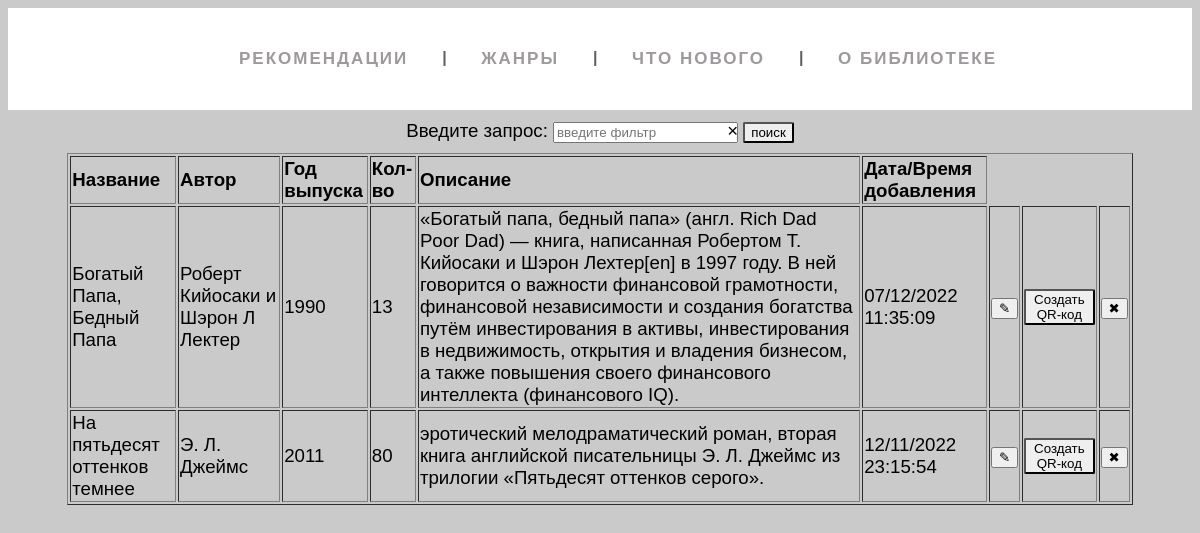
Screenshot of /booklist (signed in) with the database file from the repository.
### tables this page shows
CREATE TABLE mainmenu (
id integer PRIMARY KEY AUTOINCREMENT,
title next NOT NULL,
url text NOT NULL
);

CREATE TABLE "books" (
	"id"	integer,
	"btitle"	TEXT NOT NULL,
	"author"	TEXT NOT NULL,
	"year"	INTEGER NOT NULL,
	"number"	INTEGER NOT NULL,
	"descript"	TEXT NOT NULL,
	"dt_string"	TEXT NOT NULL,
	"book_picture"	TEXT,
	PRIMARY KEY("id" AUTOINCREMENT)
);

### flsite.py (the view, shortened to what this page needs)
@app.route('/booklist', methods=["POST", "GET"])
@login_required
def booklist():
    if current_user.get_role() != 'admin':
        return redirect('recommended')
    post_req = request.args.get('qr')
    if request.method == 'POST' and 'id' in request.form:
        del_id = request.form['id']
        dbase.delete_book_function(del_id)  # Функция удаления #
    elif request.method == 'GET' and post_req != None:
        link = dbase.QR_maker(post_req)
        print('Качнём:', link)
        return render_template('booklist.html', menu=dbase.getMenu(),
            restrictions=dbase.booklist_function(), link=link, qr=int(post_req))
    return render_template('booklist.html', menu=dbase.getMenu(), restrictions=dbase.booklist_function())

### FDataBase.py (called while the page is built)
    def getMenu(self):
        sql = '''SELECT * FROM mainmenu'''
        try:
            self.__cur.execute(sql)
            res = self.__cur.fetchall()
            if res:
                return res
        except:
            print('Ошибка чтения БД (menu)')
        return []

    def booklist_function(self):
        try:
            self.__cur.execute("""SELECT * FROM books""")
            results = self.__cur.fetchall()
            if results:
                return results
        except:
            print('Ошибка чтения БД (books)')
        return ['Пустота']

    def getUser(self, user_id):
        try:
            self.__cur.execute(f"SELECT * FROM users WHERE id = {user_id} LIMIT 1")
            res = self.__cur.fetchone()
            if not res:
                print("Пользователь не найден")
                return False
            return res
        except sqlite3.Error as e:
            print("Ошибка получения данных из БД " + str(e))
        return False

### UserLogin.py (called while the page is built)
    def fromDB(self, user_id, db):
        self.__user = db.getUser(user_id)
        return self

    def get_role(self):
        return str(self.__user['role'])

### flsite.py (called while the page is built)
@login_manager.user_loader
def load_user(user_id):
    print("load_user: ", user_id)
    return UserLogin().fromDB(user_id, dbase)

def connect_db():
    conn = sqlite3.connect(app.config['DATABASE'])
    conn.row_factory = sqlite3.Row
    return conn

def get_db():
    if 'link_db' not in g:
        g.link_db = connect_db()
    return g.link_db

@app.before_request
def before_request():
    global dbase
    db = get_db()
    dbase = FDataBase(db)

@app.teardown_appcontext
def closed_db(error):
    if 'link_db' in g:
        g.link_db.close()

### templates/booklist.html (shortened to what this page needs)
{% extends 'base.html' %}
{% block content %}
{{ super() }}
<link rel="stylesheet" href ="/static/booklist.css" type="text/css" >
<form action="/booklist" method="post">
    <div class="search">
        Введите запрос:
        <x-field>
            <input name="search_btn" placeholder="введите фильтр" type="text" id = "search">
            <span class="close" onclick="this.previousElementSibling.value = ''">
            &times;
            </span>
        </x-field>
        <button class='btn-search' type="submit">поиск</button>
    </div>
</form>
<table border="1px">
    <tr class="header">
        <td>Название</td>
        <td>Автор</td>
        <td>Год выпуска</td>
        <td>Кол-во</td>
        <td>Описание</td>
        <td>Дата/Время добавления</td>
    </tr>
{% for row in restrictions %}
    <tr>
        <td>{{row["btitle"]}}</td>
        <td>{{row["author"]}}</td>
        <td>{{row["year"]}}</td>
        <td>{{row["number"]}}</td>
        <td>{{row["descript"]}}</td>
        <td>{{row["dt_string"]}}</td>
        <td>
            <form action="/book_card" method="GET">
                <button class="btn-edit" name="edit" value='{{row["id"]}}'>✎</button>
            </form>
        </td>
        <td>
            {% if row["id"] == qr %}
            <a href="{{link}}" download="">
                <button class='QR'name="qr" value='{{row["id"]}}'>Скачать QR-код</button>
            </a>
            {% else %}
            <a href="/booklist?qr={{row['id']}}">
                <button class='QR' name="qr" value='{{row["id"]}}'>Создать QR-код</button>
            </a>
            {% endif %}
        </td>
        <td>
            <div class="popup" onclick="myFunction('{{row[0]}}')"><button>✖</button>
            </div>
        </td>
    </tr>
{% endfor %}
</table>
{% endblock %}

### templates/base.html (shortened to what this page needs)
<!DOCTYPE html>
<html lang="ru">
<head>
    <link rel="stylesheet" href ="/static/styles.css" type="text/css" >
</head>
<body>
    <div class="wrapper">
        {% block content -%}
        <header class="header">
            <div class="container">
                <div class="header_body">
                    <nav class="header_menu">
                            {%- block menu_main -%}
                        <ul class="header_list" >
                            {% for m in menu %}
                            <li><a href="{{m.url}}" class="header_link">{{m.title}}</a></li>
                            {% endfor %}
                        </ul>
                            {% endblock menu_main -%}
                    </nav>
                </div>
            </div>
        </header>
    </div>
    <div class="content">
        <div class="container">
                {% endblock -%}
        </div>
    </div>
</body>
</html>

### static/styles.css (style rules this page uses)
html, body { background: rgb(202, 202, 202); font-family: Arial, Helvetica, sans-serif; }
.content { margin-left: 5%; margin-right: 5%; }
.header_body { list-style: none; margin: 8px 0 5px; padding: 25px 0 5px; text-align: center; background: white; }
.header_body li { display: inline-block; }
.header_body li:after { content: "|"; color: #606060; display: inline-block; vertical-align:top; }
.header_body li:last-child:after { content: none; }
.header_body a { text-decoration: none; font-family: 'Ubuntu Condensed', sans-serif; letter-spacing: 2px; position: relative; padding-bottom: 20px; margin: 0 34px 0 30px; font-size: 17px; text-transform: uppercase; display: inline-block; transition: color .2s; }
.header_body a, .header_body a:visited { color: #9d999d; }
.header_body a:before, .header_body a:after { content: ""; position: absolute; height: 4px; top: auto; right: 50%; bottom: -5px; left: 50%; background: #ffa369; transition: .8s; }
.popup { position: relative; display: inline-block; cursor: pointer; }

### static/booklist.css (style rules this page uses)
table { margin: auto; margin-bottom: 5px; font-size: 14pt; }
.header { font-weight:700; }
.search { text-align: center; margin-top: 10px; margin-bottom: 10px; font-size: 14pt; }
a { text-decoration: underline; color: rgb(213, 213, 213); }
.btn-search { border-radius: 2px; }
.QR { border-radius: 2px; }
x-field { display:inline; position:relative; }
x-field .close { position:absolute; padding:0 5px; right:0; }

### rows the page displays
mainmenu: title "РЕКОМЕНДАЦИИ"
mainmenu: title "ЖАНРЫ"
mainmenu: title "ЧТО НОВОГО"
mainmenu: title "О БИБЛИОТЕКЕ"
books: btitle "Богатый Папа, Бедный Папа", author "Роберт Кийосаки и Шэрон Л Лектер", year "1990", number "13", descript "«Богатый папа, бедный папа» (англ. Rich Dad Poor Dad) — книга, написанная Робертом Т. Кийосаки и Шэрон Лехтер[en] в 1997 году. В ней говорится о важности финансовой грамотности, финансовой независимости и создания богатства путём инвестирования в активы, инвестирования в недвижимость, открытия и владения бизнесом, а также повышения своего финансового интеллекта (финансового IQ).", dt_string "07/12/2022 11:35:09", {{ row["id"] }} 1 (drawn)
books: btitle "На пятьдесят оттенков темнее", author "Э. Л. Джеймс", year "2011", number "80", descript "эротический мелодраматический роман, вторая книга английской писательницы Э. Л. Джеймс из трилогии «Пятьдесят оттенков серого».", dt_string "12/11/2022 23:15:54", {{ row["id"] }} 12 (drawn)
